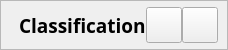
       <widget class="QFrame" name="frame_header">
        <property name="sizePolicy">
         <sizepolicy hsizetype="Preferred" vsizetype="Preferred">
          <horstretch>0</horstretch>
          <verstretch>0</verstretch>
         </sizepolicy>
        </property>
        <property name="minimumSize">
         <size>
          <width>0</width>
          <height>50</height>
         </size>
        </property>
        <property name="maximumSize">
         <size>
          <width>16777215</width>
          <height>50</height>
         </size>
        </property>
        <property name="font">
         <font>
          <pointsize>10</pointsize>
         </font>
        </property>
        <property name="styleSheet">
         <string notr="true">#frame_header {
border-top:1px solid #DFE5EF;
border-bottom:1px solid #DFE5EF;
border-top-left-radius: 5px;
border-top-right-radius: 5px;
border-bottom-right-radius: 0px;
border-bottom-left-radius: 0px;
} </string>
        </property>
        <property name="frameShape">
         <enum>QFrame::StyledPanel</enum>
        </property>
        <property name="frameShadow">
         <enum>QFrame::Raised</enum>
        </property>
        <layout class="QHBoxLayout" name="horizontalLayout_7">
         <property name="spacing">
          <number>0</number>
         </property>
         <property name="leftMargin">
          <number>18</number>
         </property>
         <property name="topMargin">
          <number>0</number>
         </property>
         <property name="rightMargin">
          <number>9</number>
         </property>
         <property name="bottomMargin">
          <number>0</number>
         </property>
         <item>
          <widget class="QLabel" name="label_title">
           <property name="sizePolicy">
            <sizepolicy hsizetype="Preferred" vsizetype="Preferred">
             <horstretch>0</horstretch>
             <verstretch>0</verstretch>
            </sizepolicy>
           </property>
           <property name="font">
            <font>
             <family>HarmonyOS Sans SC</family>
             <pointsize>14</pointsize>
             <weight>75</weight>
             <bold>true</bold>
            </font>
           </property>
           <property name="text">
            <string notr="true">Classification</string>
           </property>
          </widget>
         </item>
         <item>
          <widget class="QPushButton" name="hide_button">
           <property name="sizePolicy">
            <sizepolicy hsizetype="Preferred" vsizetype="Preferred">
             <horstretch>0</horstretch>
             <verstretch>0</verstretch>
            </sizepolicy>
           </property>
           <property name="minimumSize">
            <size>
             <width>36</width>
             <height>0</height>
            </size>
           </property>
           <property name="maximumSize">
            <size>
             <width>36</width>
             <height>36</height>
            </size>
           </property>
           <property name="font">
            <font>
             <pointsize>10</pointsize>
            </font>
           </property>
           <property name="styleSheet">
            <string notr="true">QPushButton{
}
QPushButton:hover{
	background-color: #dddddd;
};</string>
           </property>
           <property name="text">
            <string/>
           </property>
           <property name="icon">
            <iconset resource="../../../uicommponet/image.qrc">
             <normaloff>:/icon/image/new_minimize.svg</normaloff>:/icon/image/new_minimize.svg</iconset>
           </property>
          </widget>
         </item>
         <item>
          <widget class="QPushButton" name="close_button">
           <property name="sizePolicy">
            <sizepolicy hsizetype="Minimum" vsizetype="Minimum">
             <horstretch>0</horstretch>
             <verstretch>0</verstretch>
            </sizepolicy>
           </property>
           <property name="minimumSize">
            <size>
             <width>36</width>
             <height>0</height>
            </size>
           </property>
           <property name="maximumSize">
            <size>
             <width>36</width>
             <height>36</height>
            </size>
           </property>
           <property name="font">
            <font>
             <family>宋体</family>
             <pointsize>10</pointsize>
             <weight>50</weight>
             <bold>false</bold>
            </font>
           </property>
           <property name="styleSheet">
            <string notr="true">QPushButton{
}
QPushButton:hover{
	background-color: #dddddd;
};</string>
           </property>
           <property name="text">
            <string/>
           </property>
           <property name="icon">
            <iconset resource="../../../uicommponet/image.qrc">
             <normaloff>:/icon/image/new_close.svg</normaloff>:/icon/image/new_close.svg</iconset>
           </property>
           <property name="iconSize">
            <size>
             <width>16</width>
             <height>16</height>
            </size>
           </property>
          </widget>
         </item>
        </layout>
       </widget>
